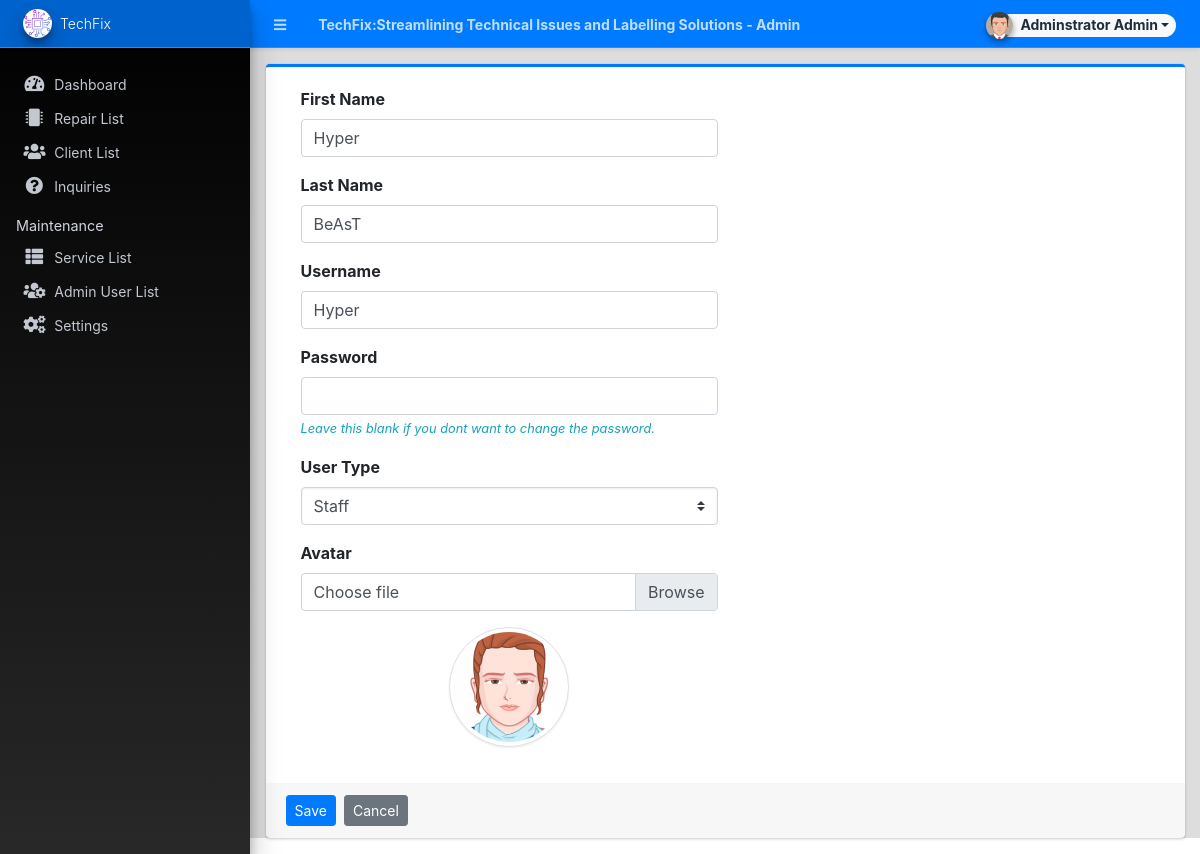
/admin/?page=user/manage_user&id=3 (signed in), run on the app's committed database.
### tables this page shows
CREATE TABLE `users` (
  `id` int(50) NOT NULL,
  `firstname` varchar(250) NOT NULL,
  `middlename` text DEFAULT NULL,
  `lastname` varchar(250) NOT NULL,
  `username` text NOT NULL,
  `password` text NOT NULL,
  `avatar` text DEFAULT NULL,
  `last_login` datetime DEFAULT NULL,
  `type` tinyint(1) NOT NULL DEFAULT 0,
  `status` int(1) NOT NULL DEFAULT 1 COMMENT '0=not verified, 1 = verified',
  `date_added` datetime NOT NULL DEFAULT current_timestamp(),
  `date_updated` datetime DEFAULT NULL ON UPDATE current_timestamp()
);

### config.php (called while the page is built, shortened)
<?php
function validate_image($file){
	if(!empty($file)){
        $ex = explode('?',$file);
        $file = $ex[0];
        $param =  isset($ex[1]) ? '?'.$ex[1]  : '';
		if(is_file(base_app.$file)){
			return base_url.$file.$param;
		}else{
			return base_url.'dist/img/no-image-available.png';
		}
	}else{
		return base_url.'dist/img/no-image-available.png';
	}
}
?>

### admin/user/manage_user.php (the view, shortened to what this page needs)
<?php
if(isset($_GET['id']) && $_GET['id'] > 0){
    $user = $conn->query("SELECT * FROM users where id ='{$_GET['id']}'");
    foreach($user->fetch_array() as $k =>$v){
        $meta[$k] = $v;
    }
}
?>
<div class="card card-outline card-primary">
	<div class="card-body">
		<div class="container-fluid">
			<form action="" id="manage-user">
				<div class="form-group col-6">
					<label for="name">First Name</label>
					<input type="text" name="firstname" id="firstname" class="form-control" value="<?php echo isset($meta['firstname']) ? $meta['firstname']: '' ?>" required>
				</div>
				<div class="form-group col-6">
					<label for="name">Last Name</label>
					<input type="text" name="lastname" id="lastname" class="form-control" value="<?php echo isset($meta['lastname']) ? $meta['lastname']: '' ?>" required>
				</div>
				<div class="form-group col-6">
					<label for="username">Username</label>
					<input type="text" name="username" id="username" class="form-control" value="<?php echo isset($meta['username']) ? $meta['username']: '' ?>" required  autocomplete="off">
				</div>
				<div class="form-group col-6">
					<label for="password">Password</label>
					<input type="password" name="password" id="password" class="form-control" value="" autocomplete="off" <?php echo isset($meta['id']) ? "": 'required' ?>>
                    <?php if(isset($_GET['id'])): ?>
					<small class="text-info"><i>Leave this blank if you dont want to change the password.</i></small>
                    <?php endif; ?>
				</div>
				<div class="form-group col-6">
					<label for="type">User Type</label>
					<select name="type" id="type" class="custom-select"  required>
						<option value="2" <?php echo isset($meta['type']) && $meta['type'] == 2 ? 'selected': '' ?>>Staff</option>
					</select>
				</div>
				<div class="form-group col-6">
					<label for="" class="control-label">Avatar</label>
					<div class="custom-file">
		              <label class="custom-file-label" for="customFile">Choose file</label>
		            </div>
				</div>
				<div class="form-group col-6 d-flex justify-content-center">
					<img src="<?php echo validate_image(isset($meta['avatar']) ? $meta['avatar'] :'') ?>" alt="" id="cimg" class="img-fluid img-thumbnail">
				</div>
			</form>
		</div>
	</div>
	<div class="card-footer">
			<div class="col-md-12">
				<div class="row">
					<button class="btn btn-sm btn-primary mr-2" form="manage-user">Save</button>
					<a class="btn btn-sm btn-secondary" href="./?page=user/list">Cancel</a>
				</div>
			</div>
		</div>
</div>

### admin/user/manage_user.php (style rules this page uses)
img#cimg { height: 15vh; width: 15vh; object-fit: cover; border-radius: 100% 100%; }

### data on the page
users: firstname "Hyper", lastname "BeAsT", username "Hyper", type "Staff", avatar (picture)

### other printed values
$_settings->info('name') "TechFix:Streamlining Technical Issues and Labelling Solutions"
$_settings->userdata('firstname').' '.$_settings->userdata('lastname') "Adminstrator Admin"
$_settings->info('short_name') "TechFix"
